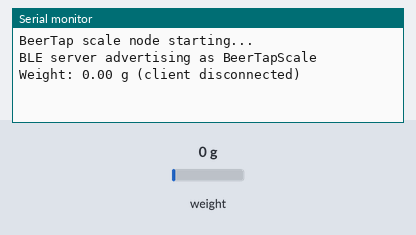
The program below on a simulated ESP32-C6. On the bench: the last lines printed to the serial monitor. The inputs (shaded band) are chosen by the test bench; at power-on: weight on the scale 0 g. Nothing arrives over Bluetooth unless stated; a phone connects over Bluetooth LE 3 s after start.

Above: at 2.2 s.
2.3 s: weight on the scale set to 100 g
At 4.5 s:
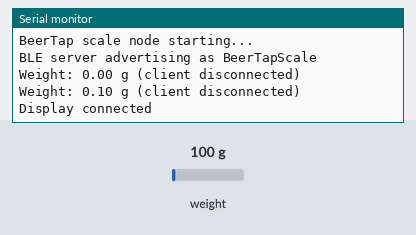
7.1 s: weight on the scale set to 1250 g
At 8.7 s:
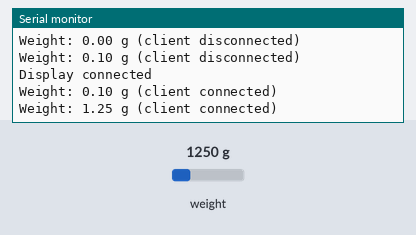

The program:

main.cpp
```cpp
/****************************************************************
 *  BeerTap Round Display - Scale node (ESP32-C6 + HX711)
 *  https://github.com/smillier/BeerTapRoundDisplay
 *
 *  Reads the keg weight from the HX711 load cell amplifier and
 *  broadcasts it over BLE to the remote display board.
 *  No WiFi/display/OTA on this node: it only needs power + BLE.
 *****************************************************************/
#include <Arduino.h>
#include "config.h"
#include "weightmeasure.h"
#include "ble_server.h"

void setup()
{
  Serial.begin(115200);
  Serial.println("BeerTap scale node starting...");

  scale_setup();
  ble_server_init();
}

void loop()
{
  float weight = getWeight();

#ifdef DEBUG_MODE
  Serial.printf("Weight: %.2f g (client %s)\n", weight,
                ble_server_has_client() ? "connected" : "disconnected");
#endif

  ble_notify_weight(weight);
  delay(WEIGHT_UPDATE_PERIOD_MS);
}
```

ble_server.h
```cpp
#ifndef __BLE_SERVER_H__
#define __BLE_SERVER_H__

extern void ble_server_init();
extern void ble_notify_weight(float grams);
extern bool ble_server_has_client();

#endif
```

weightmeasure.h
```cpp
#ifndef __WEIGHT_MEAS_H__
#define __WEIGHT_MEAS_H__

extern void scale_setup();
extern void scale_tare();
extern float getWeight();

#endif
```

ble_server.cpp
```cpp
#include <Arduino.h>
#include "ble_server.h"
#include "config.h"
#include "weightmeasure.h"

#include <NimBLEDevice.h>

static NimBLECharacteristic *pWeightChar = nullptr;
static NimBLECharacteristic *pCommandChar = nullptr;
static volatile bool clientConnected = false;

class ScaleServerCallbacks : public NimBLEServerCallbacks
{
  void onConnect(NimBLEServer *pServer, NimBLEConnInfo &connInfo)
  {
    clientConnected = true;
    Serial.println("Display connected");
  }

  void onDisconnect(NimBLEServer *pServer, NimBLEConnInfo &connInfo, int reason)
  {
    clientConnected = false;
    Serial.println("Display disconnected, resuming advertising");
    NimBLEDevice::startAdvertising();
  }
};

class ScaleCommandCallbacks : public NimBLECharacteristicCallbacks
{
  void onWrite(NimBLECharacteristic *pChar, NimBLEConnInfo &connInfo)
  {
    std::string value = pChar->getValue();
    if (!value.empty() && (uint8_t)value[0] == BLE_CMD_TARE)
    {
      Serial.println("Tare requested by display");
      scale_tare();
    }
  }
};

void ble_server_init()
{
  NimBLEDevice::init(BLE_DEVICE_NAME);

  NimBLEServer *pServer = NimBLEDevice::createServer();
  pServer->setCallbacks(new ScaleServerCallbacks());

  NimBLEService *pService = pServer->createService(BLE_SERVICE_UUID);

  pWeightChar = pService->createCharacteristic(
      BLE_WEIGHT_UUID,
      NIMBLE_PROPERTY::READ | NIMBLE_PROPERTY::NOTIFY);

  pCommandChar = pService->createCharacteristic(
      BLE_COMMAND_UUID,
      NIMBLE_PROPERTY::WRITE);
  pCommandChar->setCallbacks(new ScaleCommandCallbacks());

  pService->start();

  NimBLEAdvertising *pAdvertising = NimBLEDevice::getAdvertising();
  pAdvertising->addServiceUUID(BLE_SERVICE_UUID);
  pAdvertising->enableScanResponse(true);
  pAdvertising->start();

  Serial.println("BLE server advertising as " BLE_DEVICE_NAME);
}

void ble_notify_weight(float grams)
{
  if (pWeightChar == nullptr)
    return;

  pWeightChar->setValue((uint8_t *)&grams, sizeof(grams));
  if (clientConnected)
    pWeightChar->notify();
}

bool ble_server_has_client()
{
  return clientConnected;
}
```

weightmeasure.cpp
```cpp
#include "weightmeasure.h"
#include "config.h"

#include "HX711.h"

HX711 scale;

void scale_setup()
{
  scale.begin(HX711_DOUT_PIN, HX711_SCK_PIN);
  scale.set_scale(SCALE_CALIBRATION_FACTOR);
  // tare()/get_units() otherwise block forever if the HX711 never pulls
  // DOUT low (not wired yet, loose connection...) - skip rather than
  // hang setup() before BLE ever gets a chance to start advertising.
  if (scale.wait_ready_timeout(1000))
    scale.tare();
  else
    Serial.println("HX711 not responding, skipping tare (load cell not connected?)");
}

void scale_tare()
{
  if (scale.wait_ready_timeout(1000))
    scale.tare();
}

float getWeight()
{
  if (!scale.wait_ready_timeout(1000))
    return 0.0f;
  return scale.get_units(2);
}
```

config.h
```cpp
#ifndef __CONFIG_H__
#define __CONFIG_H__

#define VERSION 0.1
#define DEBUG_MODE // Display debug messages in serial. Comment out to disable.

// ---------------------------------------------------------------------------
// HX711 wiring
// ---------------------------------------------------------------------------
// GPIO4/5/8/9/15 are strapping pins on the ESP32-C6 (used at boot) and should
// be avoided. GPIO2/3 are free general purpose pins on the DevKitM-1 board.
#define HX711_DOUT_PIN 2 // mcu -> HX711 DOUT pin
#define HX711_SCK_PIN  3 // mcu -> HX711 SCK pin

// Needs to be calibrated for each individual load cell / scale assembly.
#define SCALE_CALIBRATION_FACTOR 20710

// How often the weight is measured and pushed over BLE (ms)
#define WEIGHT_UPDATE_PERIOD_MS 2000

// ---------------------------------------------------------------------------
// BLE identity & protocol
// ---------------------------------------------------------------------------
// These UUIDs and the device name MUST match the ones used in
// display-esp32/include/config.h so the display can find and talk to
// this scale.
#define BLE_DEVICE_NAME   "BeerTapScale"
#define BLE_SERVICE_UUID  "a1f4e100-3b7a-4f56-9d1b-2f6a9c5e10a0"
#define BLE_WEIGHT_UUID   "a1f4e101-3b7a-4f56-9d1b-2f6a9c5e11a0" // float32 grams, read+notify
#define BLE_COMMAND_UUID  "a1f4e102-3b7a-4f56-9d1b-2f6a9c5e12a0" // uint8 command, write

// Command byte values accepted on BLE_COMMAND_UUID
#define BLE_CMD_TARE 0x01

#endif
```

Measured:
- after the input at 2.3 s, the serial monitor: prints a new line after 1.1 s (image 1)
- after the input at 7.1 s, the serial monitor: prints a new line after 0.70 s (image 2)
